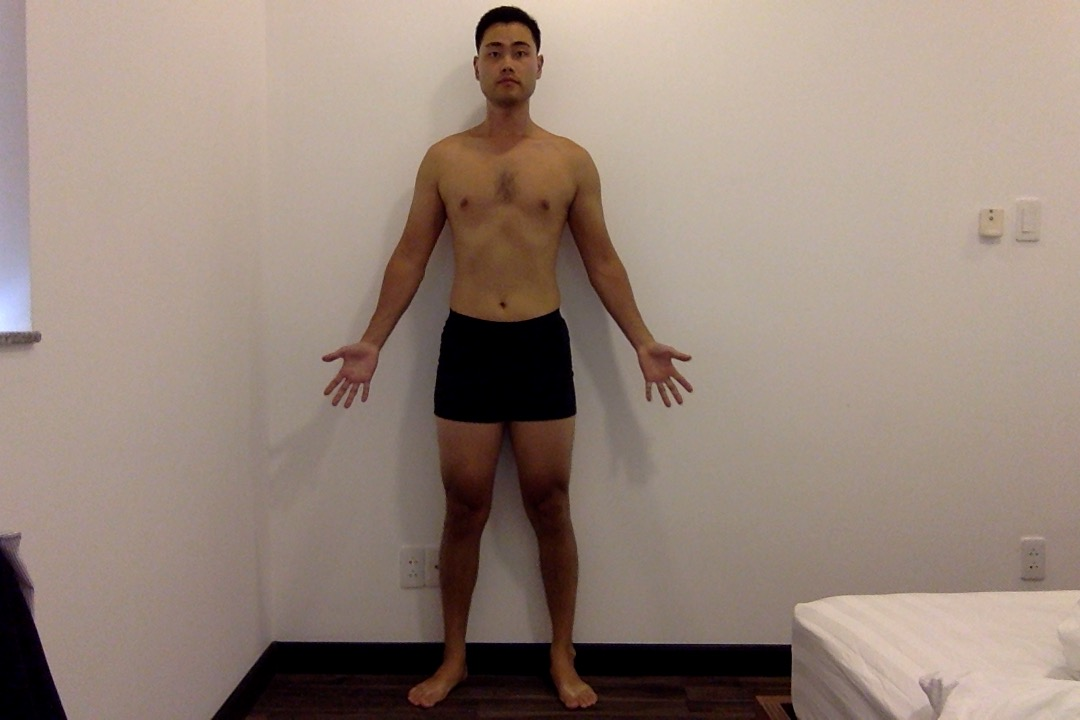
#> input picture images/front1.jpg, 1080 x 720 px
$ python silhouette2.py --image ../images/front1.jpg
#> lines starting #> are read from the running program, lines starting #| are printed output that depends on the picture
# USAGE
# python silhouette2.py -i ../images/image.jpg

# import the necessary packages
import numpy as np
import argparse
import cv2

# construct the argument parser and parse the arguments
ap = argparse.ArgumentParser()
ap.add_argument("-i", "--image", required = True,
    help = "Path to the image")
args = vars(ap.parse_args())

# load the puzzle and waldo images
image = cv2.imread(args["image"])
#> image is the input picture: shape (720, 1080, 3); mean B, G, R 122.7, 134, 151.9

# we need to keep in mind aspect ratio so the image does
# not look skewed or distorted -- therefore, we calculate
# the ratio of the new image to the old image
r = 600.0 / image.shape[1]
#> r = 0.556
dim = (600, int(image.shape[0] * r))
#> dim = (600, 400)

# perform the actual resizing of the image and show it
image = cv2.resize(image, dim, interpolation = cv2.INTER_AREA)
#> image: shape (400, 600, 3)

# Load the image, convert it to grayscale, and blur it slightly
image = cv2.cvtColor(image, cv2.COLOR_BGR2GRAY)
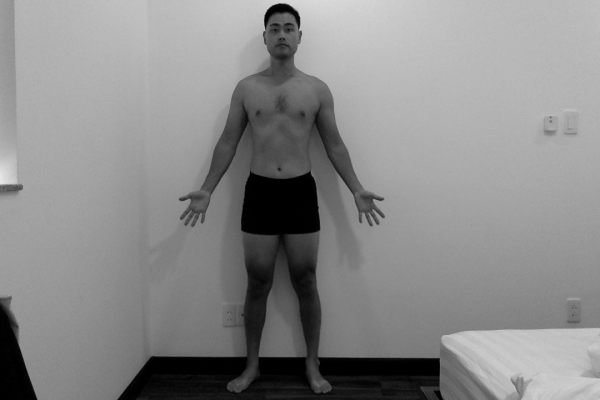
#> image: shape (400, 600); min 0, max 231, mean 138.1

blurred = cv2.bilateralFilter(image, 9, 41, 41)
# blurred = cv2.GaussianBlur(image, (5, 5), 0)
cv2.imshow("Image", image)

canny = cv2.Canny(image, 40, 150)
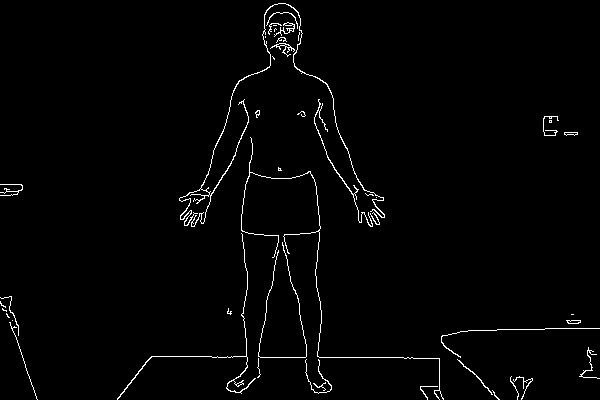
#> canny: shape (400, 600); 1.7% white in thin lines or dots
cv2.imshow("Canny", canny)
cv2.waitKey(0)
